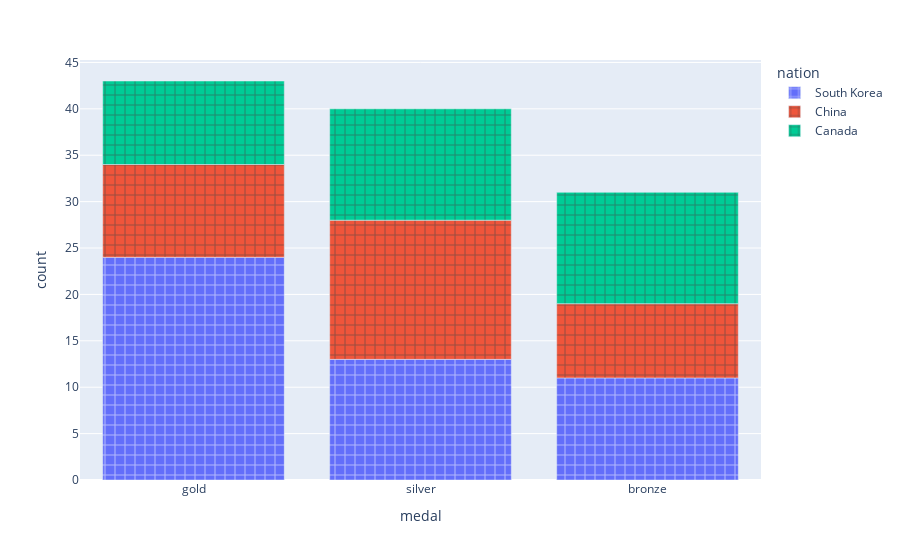

Notebook code cell kept with this figure:
### Code cell
px.bar(ld,x='medal',y='count',color='nation',pattern_shape_sequence=['+'])

### Figure 1 — Plotly figure (JSON) as saved in the notebook; plotly's stock layout.template omitted (floating-point values rounded to 4 significant figures)
{"data": [{"alignmentgroup": "True", "hovertemplate": "nation=South Korea<br>medal=%{x}<br>count=%{y}<extra></extra>", "legendgroup": "South Korea", "marker": {"color": "#636efa", "pattern": {"shape": "+"}}, "name": "South Korea", "offsetgroup": "South Korea", "orientation": "v", "showlegend": true, "textposition": "auto", "type": "bar", "x": ["gold", "silver", "bronze"], "xaxis": "x", "y": [24, 13, 11], "yaxis": "y"}, {"alignmentgroup": "True", "hovertemplate": "nation=China<br>medal=%{x}<br>count=%{y}<extra></extra>", "legendgroup": "China", "marker": {"color": "#EF553B", "pattern": {"shape": "+"}}, "name": "China", "offsetgroup": "China", "orientation": "v", "showlegend": true, "textposition": "auto", "type": "bar", "x": ["gold", "silver", "bronze"], "xaxis": "x", "y": [10, 15, 8], "yaxis": "y"}, {"alignmentgroup": "True", "hovertemplate": "nation=Canada<br>medal=%{x}<br>count=%{y}<extra></extra>", "legendgroup": "Canada", "marker": {"color": "#00cc96", "pattern": {"shape": "+"}}, "name": "Canada", "offsetgroup": "Canada", "orientation": "v", "showlegend": true, "textposition": "auto", "type": "bar", "x": ["gold", "silver", "bronze"], "xaxis": "x", "y": [9, 12, 12], "yaxis": "y"}], "layout": {"barmode": "relative", "legend": {"title": {"text": "nation"}, "tracegroupgap": 0}, "margin": {"t": 60}, "xaxis": {"anchor": "y", "domain": [0, 1], "title": {"text": "medal"}}, "yaxis": {"anchor": "x", "domain": [0, 1], "title": {"text": "count"}}}}
